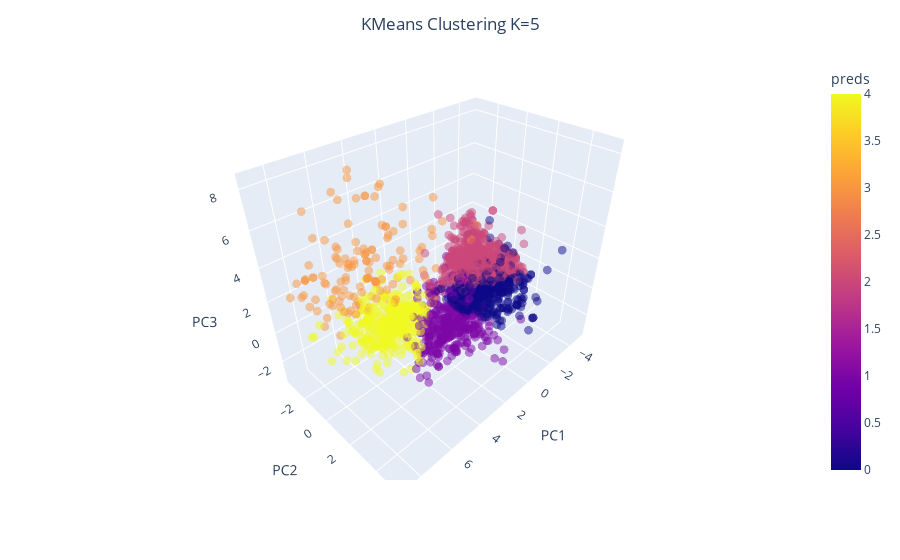

Source (notebook cell):
### Markdown cell above
The optimal number of clusters for our data is 5 clusters according to the elbow method.

### Code cell
cluster_k = KMeans(n_clusters=5)
cluster_k.fit(principalDf)

visualize_clustering(principalDf, cluster_k.labels_, title="KMeans Clustering K=5")

### Figure 1 — Plotly figure (JSON) as saved in the notebook; plotly's stock layout.template omitted (floating-point values rounded to 4 significant figures; data arrays with more than 128 entries replaced by an {"elided": "..."} marker saying what was removed)
{"data": [{"hovertemplate": "PC1=%{x}<br>PC2=%{y}<br>PC3=%{z}<br>preds=%{marker.color}<extra></extra>", "legendgroup": "", "marker": {"color": {"elided": "2212 int values"}, "coloraxis": "coloraxis", "opacity": 0.5, "size": 3, "symbol": "circle"}, "mode": "markers", "name": "", "scene": "scene", "showlegend": false, "type": "scatter3d", "x": {"elided": "2212 float values"}, "y": {"elided": "2212 float values"}, "z": {"elided": "2212 float values"}}], "layout": {"coloraxis": {"colorbar": {"title": {"text": "preds"}}, "colorscale": [[0, "#0d0887"], [0.1111, "#46039f"], [0.2222, "#7201a8"], [0.3333, "#9c179e"], [0.4444, "#bd3786"], [0.5556, "#d8576b"], [0.6667, "#ed7953"], [0.7778, "#fb9f3a"], [0.8889, "#fdca26"], [1, "#f0f921"]]}, "legend": {"tracegroupgap": 0}, "margin": {"t": 60}, "scene": {"domain": {"x": [0, 1], "y": [0, 1]}, "xaxis": {"title": {"text": "PC1"}}, "yaxis": {"title": {"text": "PC2"}}, "zaxis": {"title": {"text": "PC3"}}}, "title": {"text": "KMeans Clustering K=5", "x": 0.5}}}
